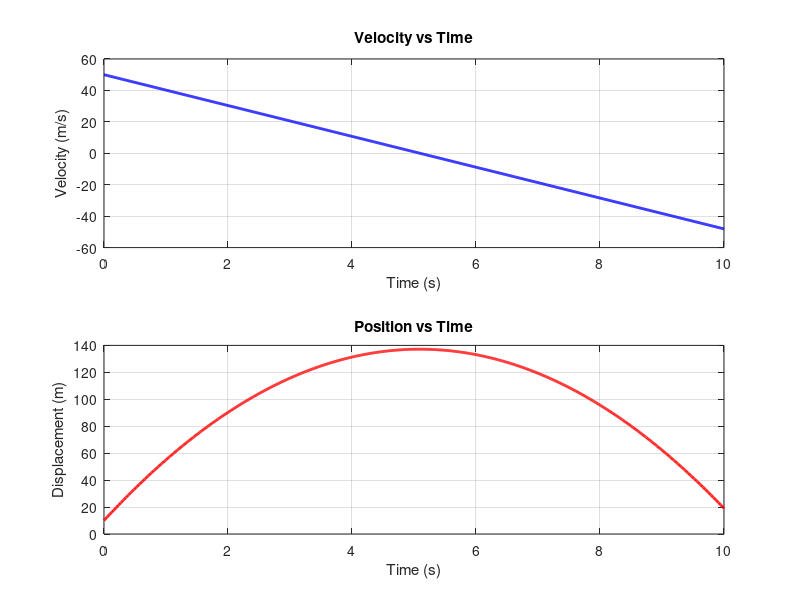

This figure's MATLAB source: (Note: this script raises an error after producing the figure.)
% Projectile Motion 1D Code

% 1. Define Parameters
m = 6;          % mass (kg) - not strictly needed for kinematics but good to have
g = 9.81;       % gravitational acceleration (m/s^2)
v0 = 50;        % initial vertical velocity (m/s)
p0 = 10;         % initial position (m) (Note: Simulink instructions said 10, but your code says 0)
dt = 0.01;      % timestep (s)

% 2. Define Time Vector ("some good value")
% Physics check: Time to go up and down is approx 2*v0/g. 
% 2*10/9.81 is about 2 seconds. Let's simulate for 2.5 seconds to be safe.
t_end = 10; 
t = 0:dt:t_end; 
N = length(t);  % Number of steps

% 3. Pre-allocate Arrays (Crucial for MATLAB performance)
% We create empty lists of size N to store velocity and position at every step.
v = zeros(1, N);
p = zeros(1, N);

% Set the starting values (Index 1 is t=0)
v(1) = v0;
p(1) = p0;

% 4. The Loop (This is the simulation engine)
for i = 1:N-1
    % Calculate NEXT velocity based on CURRENT velocity
    % v(i+1) = v(i) - g*dt
    v(i+1) = v(i) - g*dt;

    % Calculate NEXT position based on NEW velocity (Semi-implicit Euler)
    % This matches your screenshot: pNext = p0 + vNext*dt
    p(i+1) = p(i) + v(i+1)*dt;

    % Optional: Stop if it hits the ground (if we started high up)
    % Since p0=0 here, it will go up and come back to 0. 
    % If p0 was 10, we would want to stop when p < 0.
end

% 5. Plotting the Results
figure; % Open a new figure window

% Plot Velocity
subplot(2,1,1); % Top graph
plot(t, v, 'b-', 'LineWidth', 2);
title("Velocity vs Time");
ylabel("Velocity (m/s)");
xlabel("Time (s)");
grid on;

% Plot Position
subplot(2,1,2); % Bottom graph
plot(t, p, 'r-', 'LineWidth', 2);
title("Position vs Time");
ylabel("Displacement (m)");
xlabel("Time (s)");
grid on;

% Solution
tEnd = 2*v0/g

%Exercise 2
% Copy the 1D example and modify the code to solve the 2D problem by 
% properly tracking and displaying both the  and  components of the parabolic path. 

v0 = 50;
angle = 45;
x0 = 0;
y0 = 0;

vy0 = v0*sind(angle)
vx0 = v0*cosd(angle)


%% MAIN EQUATIONS BEING SOLVED:
%
% These are the equations of motion for a projectile under constant gravity:
%
% X-DIRECTION (Horizontal Motion):
%   ax = 0                           (no horizontal acceleration)
%   vx(t) = vx0                      (constant horizontal velocity)
%   x(t)  = x0 + vx0*t               (linear position increase)
%
% Y-DIRECTION (Vertical Motion):
%   ay = -g                          (constant downward acceleration)
%   vy(t) = vy0 - g*t                (velocity decreases linearly)
%   y(t)  = y0 + vy0*t - 0.5*g*t^2   (parabolic position)
dt = 0.01 %timestep (s)

ShowAnimation = true;
tEnd = (vy0+sqrt(vy0^2+2*g*y0))/g;
t = 0:dt:tEnd; % creating time array
TotTimeSteps = length(t);
% vy will CHANGE each timestep (ay=-g) will be updated in for loop. 
vy = zeros(1,TotTimeSteps) % creating empty y-velocity vector

% vx is CONSTANT (no air resistance, ax=0)
vx = vx0*ones(1,TotTimeSteps) % creating constant x-velocity vector

x = zeros(1,TotTimeSteps); % creating empty x position vector
y = zeros(1,TotTimeSteps); % creating empty y position vector

x(1) = x0; % Initial x position
y(1) = y0; % Initial y position
vy(1) = vy0; % Initial vertical velocity

for i = 2:TotTimeSteps
    vy(i) = vy(i-1) - g*dt; % update vertical velocity. % vy = vy0 - g*t  (differential form)
    y(i) = y(i-1) + vy(i)*dt; %update y position using new vel % % y = y0 + ∫vy dt  (numerical integration)
    x(i) = x(i-1) + vx(i)*dt; % update x position with constant vx. % x = x0 + vx0*t  (constant velocity)
end
figure
tl = tiledlayout(2,1);
title(tl,"A Parabolic Path Stopping at 0 on the Descent")
nexttile
plot(t,vy)
ylabel("Velocity $v_y$ (m/s)",Interpreter="latex")
xlabel("Time (s)")

nexttile
plot(x,y)
ylabel('Displacement y (m)')
xlabel('Displacement x (m)')

if ShowAnimation
    figure
    p = scatter(x0,y0,"filled");
    hold on
    pLine = plot(x0,y0);
    hold off
    title("Animation of Projectile Motion")
    grid on
    xlim([min(x)-0.5 max(x)+0.5]) % Set window size to be convenient
    ylim([min(y) max(y)+1])       % for the animation
    for i = 2:(TotTimeSteps)
        p.XData = x(i);
        p.YData = y(i);
        pLine.XData = x(1:i);
        pLine.YData = y(1:i);
        drawnow
    end
end
